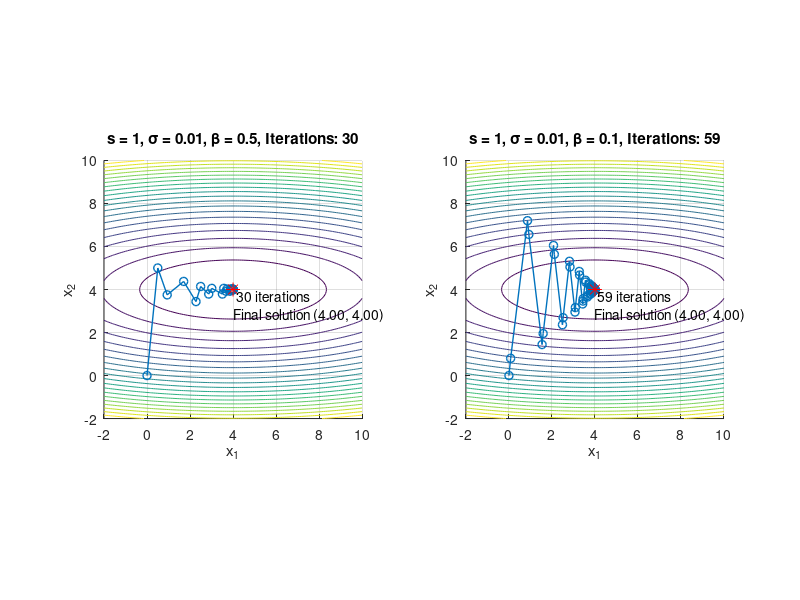

Reproduce this figure in MATLAB.
% Objective function and its gradient
f = @(x) (x(1) - 4)^2 + 10*(x(2) - 4)^2;
grad_f = @(x) [2*(x(1) - 4); 20*(x(2) - 4)];

% Initialization
x0 = [0; 0];  % Starting point
tol = 1e-3;   % Tolerance for convergence
max_iter = 1000; % Maximum number of iterations
sigma = 0.01; % Armijo parameter
beta_values = [0.5, 0.1]; % Beta values to compare

% Prepare for plotting
figure;
for i = 1:2
    beta = beta_values(i);
    x = x0;
    iter = 0;
    x_history = x;

    % Steepest descent iterations with Armijo rule
    while true
        grad = grad_f(x);
        s = 1; % Initial step size
        % Armijo rule loop
        while f(x - s * grad) > f(x) - sigma * s * norm(grad)^2
            s = beta * s; % Reduce step size
        end
        
        x_new = x - s * grad;
        iter = iter + 1;
        x_history = [x_history, x_new]; %#ok<AGROW>

        % Check for convergence
        if norm(x_new - x) < tol || iter >= max_iter
            break;
        end

        x = x_new;
    end

    % Plot the contour and trajectory
    subplot(1, 2, i);
    hold on;
    [X1, X2] = meshgrid(-2:0.1:10, -2:0.1:10);
    F = (X1 - 4).^2 + 10*(X2 - 4).^2;
    contour(X1, X2, F, 20); % Contour plot of the function
    plot(x_history(1, :), x_history(2, :), '-o', 'LineWidth', 1);
    plot(4, 4, 'r*', 'MarkerSize', 10); % Mark the optimal point
    title(['s = 1, \sigma = 0.01, \beta = ', num2str(beta), ...
        ', Iterations: ', num2str(iter)]);
    xlabel('x_1');
    ylabel('x_2');
    axis equal;
    grid on;

    % Annotate the final point
    final_point = ['Final solution (', num2str(x(1), '%.2f'), ', ', num2str(x(2), '%.2f'), ')'];
    text(x(1), x(2), {[' ', num2str(iter), ' iterations'], final_point}, 'VerticalAlignment', 'top');
end
